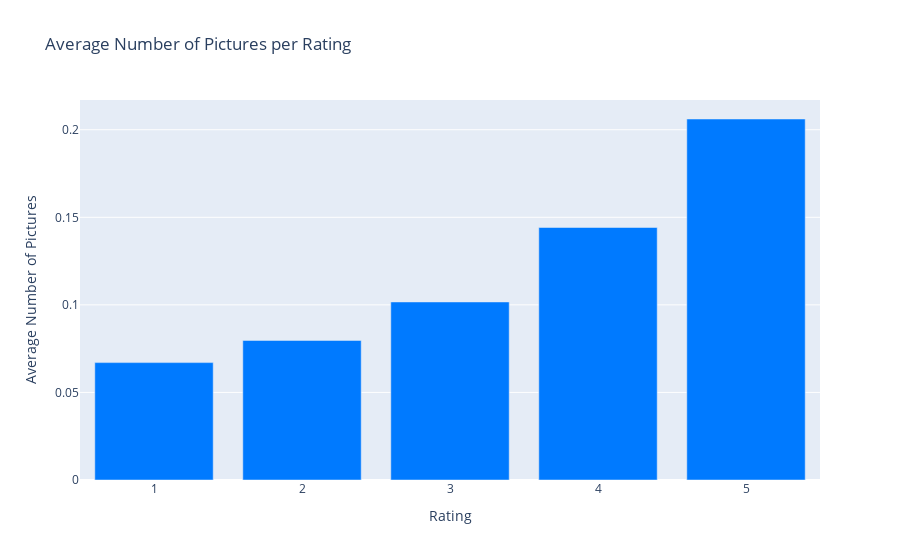

Write notebook code for a chart like this one.
### Code cell
# Plot avg. num pictures
fig2 = px.bar(summary_data_frame, x='Rating', y='Avg. Num Pictures', title='Average Number of Pictures per Rating')
fig2.update_layout(xaxis_title='Rating', yaxis_title='Average Number of Pictures', uniformtext_mode='hide')
fig2.update_traces(marker_color='#007AFF')
fig2.write_image('../imgs/avg_pictures_per_rating.png', scale=3)
fig2.show()

### Figure 1 — Plotly figure (JSON) as saved in the notebook; plotly's stock layout.template omitted (floating-point values rounded to 4 significant figures)
{"data": [{"alignmentgroup": "True", "hovertemplate": "Rating=%{x}<br>Avg. Num Pictures=%{y}<extra></extra>", "legendgroup": "", "marker": {"color": "#007AFF", "pattern": {"shape": ""}}, "name": "", "offsetgroup": "", "orientation": "v", "showlegend": false, "textposition": "auto", "type": "bar", "x": [1, 2, 3, 4, 5], "xaxis": "x", "y": [0.06703, 0.07969, 0.1017, 0.1442, 0.2061], "yaxis": "y"}], "layout": {"barmode": "relative", "legend": {"tracegroupgap": 0}, "title": {"text": "Average Number of Pictures per Rating"}, "uniformtext": {"mode": "hide"}, "xaxis": {"anchor": "y", "domain": [0, 1], "title": {"text": "Rating"}}, "yaxis": {"anchor": "x", "domain": [0, 1], "title": {"text": "Average Number of Pictures"}}}}
